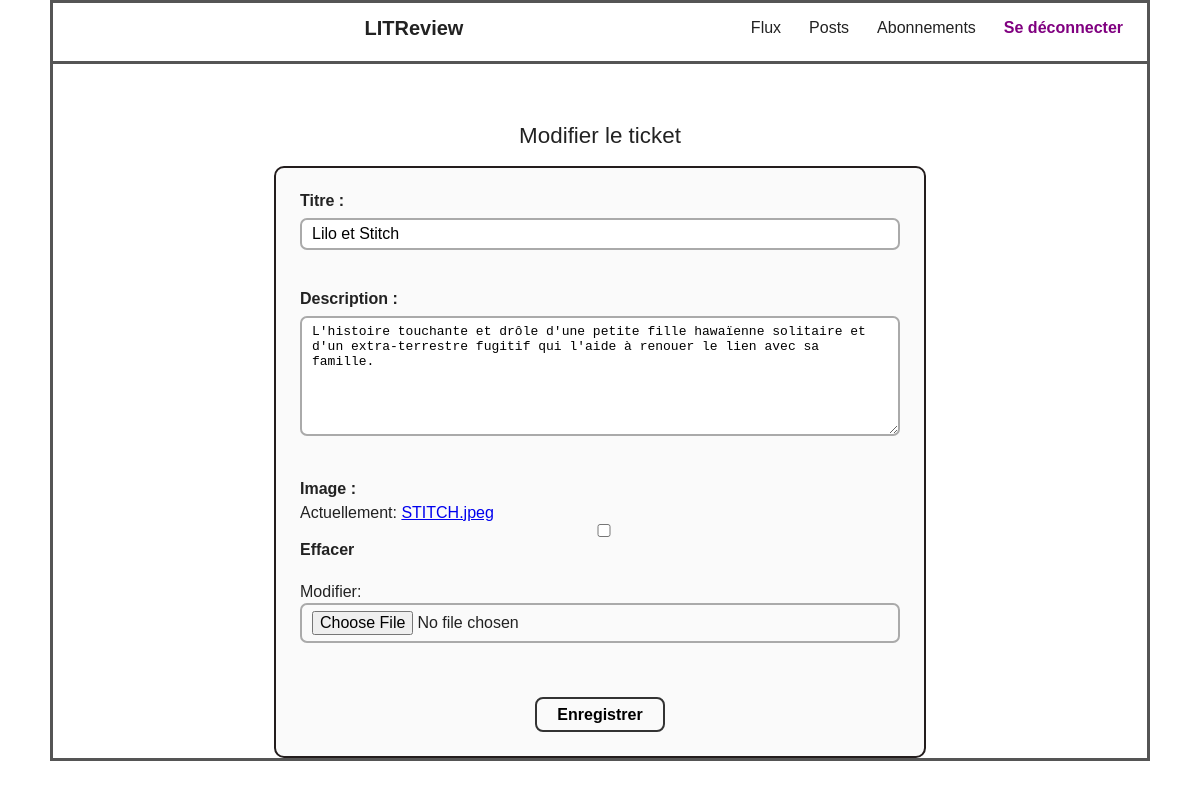
The page /tickets/8/edit/ (signed in) on the database its author committed.
### blog/models.py (models this page shows, shortened)
class Ticket(models.Model):
    title = models.CharField(max_length=128)
    description = models.TextField(max_length=2048, blank=True)
    user = models.ForeignKey(
        to=settings.AUTH_USER_MODEL,
        on_delete=models.CASCADE
    )
    image = models.ImageField(null=True, blank=True)
    time_created = models.DateTimeField(auto_now_add=True)

### blog/views.py (the view)
# urls.py: path('tickets/<int:pk>/edit/', blog.views.ticket_update, name='ticket_update'),
@login_required
def ticket_update(request, pk):
    print(f"ticket_update : user={request.user}, pk={pk}")
    ticket = get_object_or_404(Ticket, pk=pk)
    if ticket.user != request.user:
        print("Accès refusé : utilisateur non propriétaire")
        return HttpResponseForbidden("Vous ne pouvez pas modifier ce billet.")
    if request.method == 'POST':
        form = TicketForm(request.POST, request.FILES, instance=ticket)
        if form.is_valid():
            form.save()
            print(f"Ticket modifié: {ticket.pk}")
            return redirect('home')
        else:
            print("Formulaire invalide:", form.errors)
    else:
        print("Méthode GET : affichage formulaire")
        form = TicketForm(instance=ticket)
    return render(request, 'ticket_form.html', {'form': form, 'ticket': ticket})

### blog/forms.py
class TicketForm(forms.ModelForm):
    class Meta:
        model = Ticket
        fields = ['title', 'description', 'image']
        labels = {
            'title': 'Titre',
        }

### blog/templates/ticket_form.html (shortened to what this page needs)
{% extends "base.html" %}
{% block content %}
<h2 class="form-title">
    {% if ticket %}
        Modifier le ticket
    {% else %}
        Créer un ticket
    {% endif %}
</h2>
<form method="post" enctype="multipart/form-data" class="ticket-form">
    <div class="form-group">
        {{ form.title.label_tag }}
        {{ form.title }}
    </div>
    <div class="form-group">
        {{ form.description.label_tag }}
        {{ form.description }}
    </div>
    <div class="form-group">
        {{ form.image.label_tag }}
        {{ form.image }}
    </div>
    <div class="form-actions">
        <button type="submit" class="submit-btn">
            {% if ticket %}Enregistrer{% else %}Envoyer{% endif %}
        </button>
    </div>
</form>
{% endblock %}

### authentication/static/css/style.css (style rules this page uses)
body { font-family: Arial, sans-serif; margin: 0; padding: 0; background: #fff; color: #222; }
h2 { font-size: 1.4em; font-weight: normal; margin-bottom: 20px; }
form { display: flex; flex-direction: column; align-items: center; gap: 16px; margin: 0 auto; width: 100%; max-width: 350px; }
input[type="text"], input[type="password"], input[type="email"], textarea { width: 220px; height: 32px; padding: 6px; font-size: 1em; border: 1px solid #ccc; border-radius: 4px; box-sizing: border-box; }
.ticket-form, .review-form { max-width: 600px; margin: auto; padding: 24px; background: #fafafa; border: 2px solid #231d1d; border-radius: 10px; display: flex; flex-direction: column; }
.form-group { margin-bottom: 28px; width: 100%; }
.form-group label { display: block; font-weight: bold; margin-bottom: 7px; }
.form-group input, .form-group textarea { width: 100%; padding: 6px 10px; border: 2px solid #AAA; border-radius: 6px; margin-top: 2px; box-sizing: border-box; }
.form-actions { display: flex; justify-content: flex-end; }
.submit-btn { padding: 7px 20px; background: #fff; border: 2px solid #333; border-radius: 6px; font-weight: bold; cursor: pointer; }
button { height: 35px; font-size: 1em; border: 1px solid #555; border-radius: 4px; background-color: #fafafa; cursor: pointer; }
.form-title { text-align: center; margin-bottom: 17px; }
.form-group { margin-bottom: 24px; }
.form-group label { font-weight: bold; display: block; margin-bottom: 6px; }
.form-group input[type="text"], .form-group textarea, .form-group input[type="file"] { width: 100%; max-width: 620px; padding: 6px 10px; font-size: 1em; border: 2px solid #AAA; border-radius: 7px; box-sizing: border-box; }
.form-group textarea { height: 120px; resize: vertical; }
.form-actions { text-align: right; margin-top: 14px; }
.submit-btn { font-weight: bold; font-size: 1em; border-radius: 8px; border: 2px solid #333; background-color: #fafafa; cursor: pointer; }
button { cursor: pointer; }

### rows shown on the page
Ticket: title "Lilo et Stitch", description "L'histoire touchante et drôle d'une petite fille hawaïenne solitaire et d'un extra-terrestre fugitif qui l'aide à renouer le lien avec sa famille."
